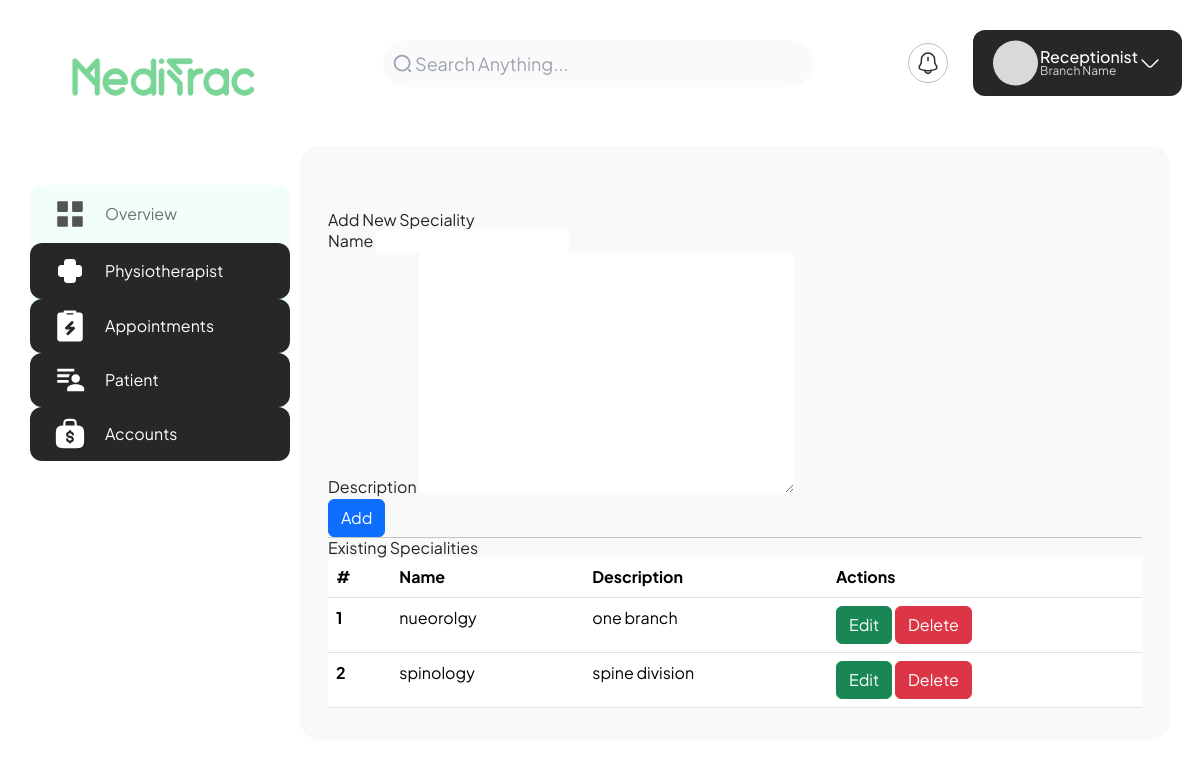
The page /reception/speciality/add/ on the database its author committed.
### receptionist/models.py (models this page shows, shortened)
class Speciality(models.Model):
    name = models.CharField(max_length=100)
    description = models.TextField()

### receptionist/views.py (the view, shortened to what this page needs)
# urls.py: path('speciality/add/', views.add_new_speciality, name='add_new_speciality'),
def add_new_speciality(request):
    form = AddSpecialityForm()
    specialities = Speciality.objects.all()
    return render(request, 'reception/add_new_speciality.html', {'form': form, 'specialities': specialities})

### receptionist/forms.py
class AddSpecialityForm(forms.ModelForm):
    class Meta:
        model = Speciality
        fields = ['name', 'description']
        labels = {
            'name': _('Name'),
            'description': _('Description'),
        }

### templates/reception/add_new_speciality.html (shortened to what this page needs)
{% extends 'reception/base.html' %}
{% block content %}
<div class="container mt-5">
    <h1>Add New Speciality</h1>
    <form id="add-speciality-form" method="post">
        <div class="form-group">
            <label for="id_name">Name</label>
            {{ form.name }}
        </div>
        <div class="form-group">
            <label for="id_description">Description</label>
            {{ form.description }}
        </div>
        <button type="submit" class="btn btn-primary">Add</button>
    </form>
    <hr>
    <h2>Existing Specialities</h2>
    <table class="table">
        <thead>
        <tr>
            <th scope="col">#</th>
            <th scope="col">Name</th>
            <th scope="col">Description</th>
            <th scope="col">Actions</th>
        </tr>
        </thead>
        <tbody id="specialities-list">
        {% for speciality in specialities %}
            <tr data-id="{{ speciality.id }}">
                <th scope="row">{{ forloop.counter }}</th>
                <td>{{ speciality.name }}</td>
                <td>{{ speciality.description }}</td>
                <td>
                    <button class="btn btn-success edit-btn">Edit</button>
                    <button class="btn btn-danger delete-btn">Delete</button>
                </td>
            </tr>
        {% endfor %}
        </tbody>
    </table>
</div>
{% endblock %}

### static/css/panel_style.css (style rules this page uses)
* { margin: 0; padding: 0; box-sizing: border-box; font-family: 'Plus Jakarta Sans', sans-serif; }
:root { --blue-color: #4070f4; --grey-color: #707070; }

### rows shown on the page
Speciality: name "nueorolgy", description "one branch"
Speciality: name "spinology", description "spine division"
